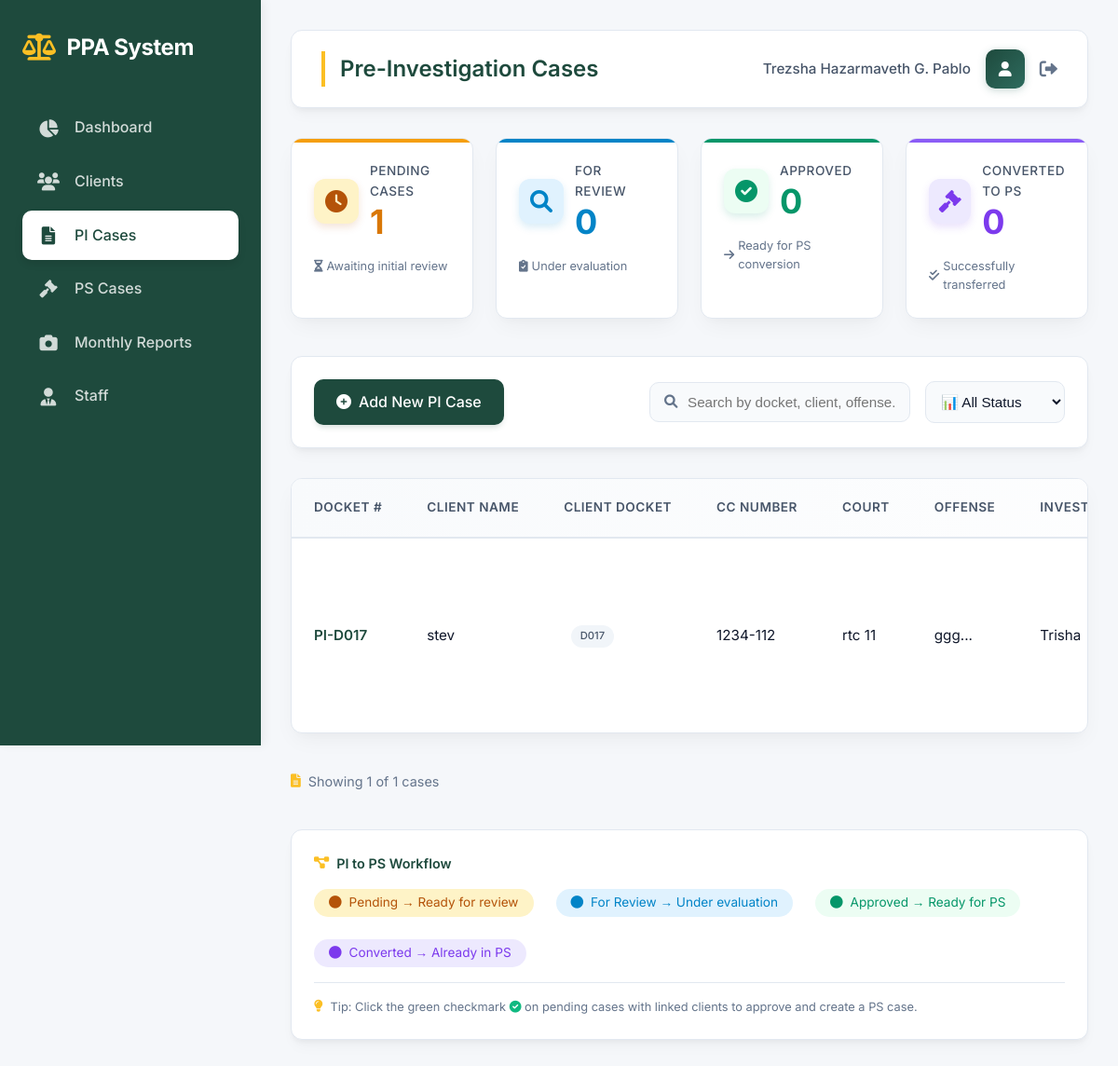
Screenshot of /pi_list.php (signed in) with the database file from the repository.
### tables this page shows
CREATE TABLE `pre_investigation` (
  `id` int(11) NOT NULL,
  `docket_number` varchar(50) DEFAULT NULL,
  `name` varchar(255) NOT NULL,
  `cc_number` varchar(50) DEFAULT NULL,
  `court` varchar(255) DEFAULT NULL,
  `offense` text DEFAULT NULL,
  `sentence` text DEFAULT NULL,
  `address` text DEFAULT NULL,
  `investigator` varchar(255) DEFAULT NULL,
  `date_filed` date DEFAULT NULL,
  `status` enum('Pending','Approved','Rejected','For Review') DEFAULT 'Pending',
  `remarks` text DEFAULT NULL,
  `created_by` int(11) DEFAULT NULL,
  `created_at` timestamp NOT NULL DEFAULT current_timestamp(),
  `updated_at` timestamp NULL DEFAULT NULL ON UPDATE current_timestamp(),
  `client_id` int(11) DEFAULT NULL,
  `converted_to_ps` tinyint(4) DEFAULT 0
);

CREATE TABLE `clients` (
  `id` int(11) NOT NULL,
  `docket_number` varchar(50) DEFAULT NULL,
  `name` varchar(100) DEFAULT NULL,
  `cc_number` varchar(50) DEFAULT NULL,
  `court` varchar(100) DEFAULT NULL,
  `offense` varchar(100) DEFAULT NULL,
  `sentence` varchar(100) DEFAULT NULL,
  `address` text DEFAULT NULL,
  `contact_number` varchar(20) DEFAULT NULL,
  `status` varchar(50) DEFAULT NULL,
  `case_type` varchar(10) DEFAULT NULL,
  `created_at` timestamp NOT NULL DEFAULT current_timestamp(),
  `start_date` date DEFAULT NULL,
  `end_date` date DEFAULT NULL,
  `payment` decimal(10,2) DEFAULT 0.00,
  `pi_case_id` int(11) DEFAULT NULL,
  `ps_case_id` int(11) DEFAULT NULL,
  `case_status` varchar(50) DEFAULT 'Pending',
  `phone_number` varchar(20) DEFAULT NULL
);

### includes/permissions.php (called while the page is built, shortened)
<?php
function canEdit($user_role) {
    return ($user_role == 'main' || $user_role == 'admin');
}
?>

### pi_list.php (the view, shortened to what this page needs)
<?php
include 'config/database.php';
include 'includes/permissions.php';
$fullname = $_SESSION['fullname'] ?? 'User';
$user_role = $_SESSION['role'] ?? 'staff';
$can_edit = canEdit($user_role);
$pi_cases = mysqli_query($conn, "
    SELECT pi.*, c.name as client_name, c.docket_number as client_docket,
           ps.id as ps_id, ps.docket_number as ps_docket
    FROM pre_investigation pi
    LEFT JOIN clients c ON pi.client_id = c.id
    LEFT JOIN probation_supervision ps ON pi.id = ps.source_pi_id
    ORDER BY
        CASE
            WHEN pi.status = 'Pending' THEN 1
            WHEN pi.status = 'For Review' THEN 2
            WHEN pi.status = 'Approved' THEN 3
            ELSE 4
        END, pi.created_at DESC
");
$pending = mysqli_fetch_assoc(mysqli_query($conn, "SELECT COUNT(*) as total FROM pre_investigation WHERE status='Pending'"))['total'];
$approved = mysqli_fetch_assoc(mysqli_query($conn, "SELECT COUNT(*) as total FROM pre_investigation WHERE status='Approved'"))['total'];
$review = mysqli_fetch_assoc(mysqli_query($conn, "SELECT COUNT(*) as total FROM pre_investigation WHERE status='For Review'"))['total'];
$converted = mysqli_fetch_assoc(mysqli_query($conn, "SELECT COUNT(*) as total FROM pre_investigation WHERE id IN (SELECT source_pi_id FROM probation_supervision)"))['total'];
?>
<!DOCTYPE html>
<html lang="en">
<head>
    <link rel="stylesheet" href="https://cdnjs.cloudflare.com/ajax/libs/font-awesome/6.0.0/css/all.min.css">
</head>
<body>
    <div class="app">
        <div class="sidebar" id="sidebar">
            <div class="logo">
                <i class="fas fa-scale-balanced"></i>
                <span>PPA System</span>
            </div>
            <nav>
                <a href="dashboard.php" class="nav-item">
                    <i class="fas fa-chart-pie"></i>
                    <span>Dashboard</span>
                </a>
                <a href="clients.php" class="nav-item">
                    <i class="fas fa-users"></i>
                    <span>Clients</span>
                </a>
                <a href="pi_list.php" class="nav-item active">
                    <i class="fas fa-file-lines"></i>
                    <span>PI Cases</span>
                </a>
                <a href="ps_list.php" class="nav-item">
                    <i class="fas fa-gavel"></i>
                    <span>PS Cases</span>
                </a>
                <a href="monthly_reports.php" class="nav-item">
                    <i class="fas fa-camera"></i>
                    <span>Monthly Reports</span>
                </a>
                <?php if($user_role == 'main' || $user_role == 'admin'): ?>
                <a href="staff_management.php" class="nav-item">
                    <i class="fas fa-user-tie"></i>
                    <span>Staff</span>
                </a>
                <?php endif; ?>
            </nav>
        </div>
        <div class="main">
            <div class="top-bar">
                <h1 class="page-title">Pre-Investigation Cases</h1>
                <div class="user-menu">
                    <span class="user-name"><?php echo htmlspecialchars($fullname); ?></span>
                    <div class="avatar">
                        <i class="fas fa-user"></i>
                    </div>
                    <a href="logout.php" class="logout-btn" title="Logout">
                        <i class="fas fa-sign-out-alt"></i>
                    </a>
                </div>
            </div>
            <div class="stats-grid">
                <div class="stat-card pending">
                    <div class="stat-header">
                        <div class="stat-icon pending">
                            <i class="fas fa-clock"></i>
                        </div>
                        <div class="stat-content">
                            <div class="stat-label">Pending Cases</div>
                            <div class="stat-value pending"><?php echo $pending; ?></div>
                        </div>
                    </div>
                    <div class="stat-note">
                        <i class="fas fa-hourglass-half"></i> Awaiting initial review
                    </div>
                </div>
                <div class="stat-card review">
                    <div class="stat-header">
                        <div class="stat-icon review">
                            <i class="fas fa-search"></i>
                        </div>
                        <div class="stat-content">
                            <div class="stat-label">For Review</div>
                            <div class="stat-value review"><?php echo $review; ?></div>
                        </div>
                    </div>
                    <div class="stat-note">
                        <i class="fas fa-clipboard-check"></i> Under evaluation
                    </div>
                </div>
                <div class="stat-card approved">
                    <div class="stat-header">
                        <div class="stat-icon approved">
                            <i class="fas fa-check-circle"></i>
                        </div>
                        <div class="stat-content">
                            <div class="stat-label">Approved</div>
                            <div class="stat-value approved"><?php echo $approved; ?></div>
                        </div>
                    </div>
                    <div class="stat-note">
                        <i class="fas fa-arrow-right"></i> Ready for PS conversion
                    </div>
                </div>
                <div class="stat-card converted">
                    <div class="stat-header">
                        <div class="stat-icon converted">
                            <i class="fas fa-gavel"></i>
                        </div>
                        <div class="stat-content">
                            <div class="stat-label">Converted to PS</div>
                            <div class="stat-value converted"><?php echo $converted; ?></div>
                        </div>
                    </div>
                    <div class="stat-note">
                        <i class="fas fa-check-double"></i> Successfully transferred
                    </div>
                </div>
            </div>
            <div class="action-bar">
                <?php if($can_edit): ?>
                    <a href="pi_add.php" class="btn-primary">
                        <i class="fas fa-plus-circle"></i> Add New PI Case
                    </a>
                <?php endif; ?>
                <div class="search-box">
                    <div class="search-wrapper">
                        <i class="fas fa-search search-icon"></i>
                        <input type="text" id="searchInput" class="search-input" placeholder="Search by docket, client, offense...">
                    </div>
                    <select id="statusFilter" class="filter-select">
                        <option value="all">📊 All Status</option>
                    </select>
                </div>
            </div>
            <div class="table-container">
                <table class="cases-table" id="casesTable">
                    <thead>
                        <tr>
                            <th>Docket #</th>
                            <th>Client Name</th>
                            <th>Client Docket</th>
                            <th>CC Number</th>
                            <th>Court</th>
                            <th>Offense</th>
                            <th>Investigator</th>
                        </tr>
                    </thead>
                    <tbody>
                        <?php if(mysqli_num_rows($pi_cases) > 0): ?>
                            <?php while($row = mysqli_fetch_assoc($pi_cases)): ?>
                            <tr class="case-row" data-status="<?php echo str_replace(' ', '', $row['status']); ?>">
                                <td><span class="docket-number"><?php echo $row['docket_number']; ?></span></td>
                                <td>
                                    <?php echo $row['client_name'] ?: $row['name']; ?>
                                </td>
                                <td>
                                    <?php if($row['client_docket']): ?>
                                        <span class="client-badge"><?php echo $row['client_docket']; ?></span>
                                    <?php else: ?>
                                        <span style="color: #94a3b8;">—</span>
                                    <?php endif; ?>
                                </td>
                                <td><?php echo $row['cc_number'] ?: '—'; ?></td>
                                <td><?php echo $row['court']; ?></td>
                                <td><?php echo substr($row['offense'], 0, 25); ?>...</td>
                                <td><?php echo $row['investigator']; ?></td>
                            </tr>
                            <?php endwhile; ?>
                        <?php endif; ?>
                    </tbody>
                </table>
            </div>
            <div class="results-count">
                <i class="fas fa-file-lines"></i>
                <span id="resultCount">Showing <?php echo mysqli_num_rows($pi_cases); ?> cases</span>
            </div>
            <div class="workflow-info">
                <div class="workflow-title">
                    <i class="fas fa-diagram-project"></i>
                    PI to PS Workflow
                </div>
                <div class="workflow-steps">
                    <span class="workflow-step pending">
                        <i class="fas fa-circle"></i> Pending → Ready for review
                    </span>
                    <span class="workflow-step review">
                        <i class="fas fa-circle"></i> For Review → Under evaluation
                    </span>
                    <span class="workflow-step approved">
                        <i class="fas fa-circle"></i> Approved → Ready for PS
                    </span>
                    <span class="workflow-step converted">
                        <i class="fas fa-circle"></i> Converted → Already in PS
                    </span>
                </div>
                <div class="workflow-tip">
                    <i class="fas fa-lightbulb"></i>
                    <span>Tip: Click the green checkmark <i class="fas fa-check-circle" style="color: #10b981;"></i> on pending cases with linked clients to approve and create a PS case.</span>
                </div>
            </div>
        </div>
    </div>
</body>
</html>

### rows the page displays
pre_investigation: docket_number "PI-D017", client.name "stev", client.docket_number "D017", cc_number "1234-112", court "rtc 11", offense "ggg", investigator "Trisha"

### other values shown
$fullname "Trezsha Hazarmaveth G. Pablo"
$pending "1"
$review "0"
$approved "0"
$converted "0"
